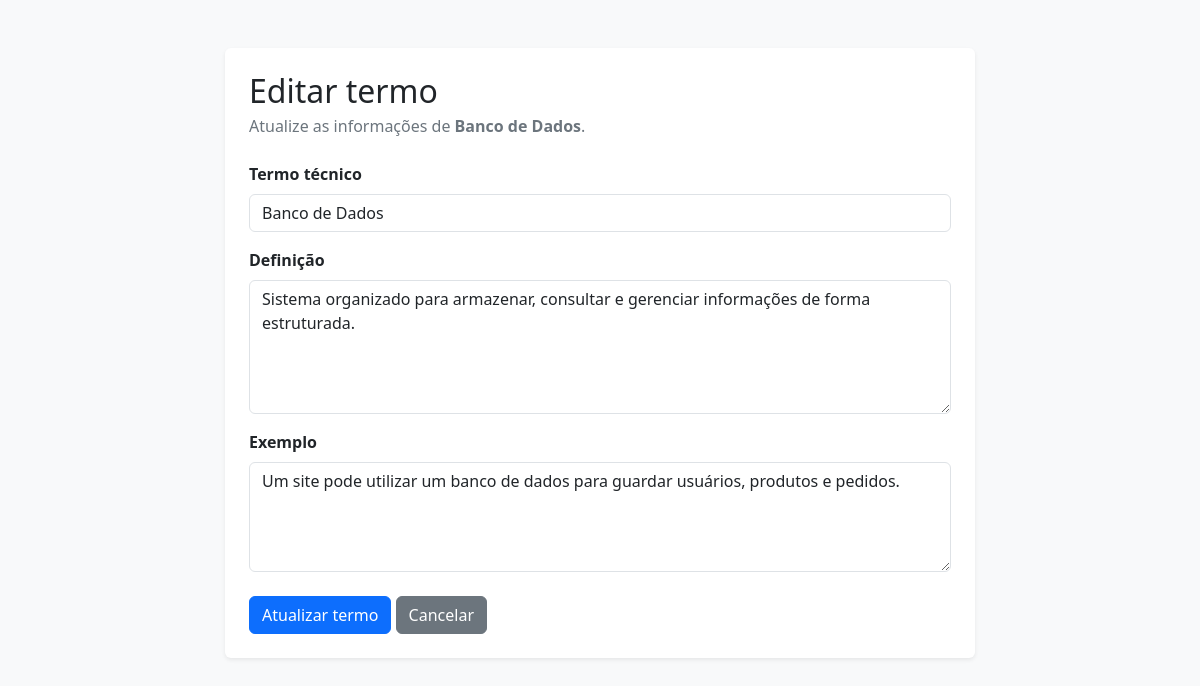
The page /editar.php?id=2 on the database its author committed.
### tables this page shows
CREATE TABLE termos (
    id INT NOT NULL AUTO_INCREMENT,
    termo VARCHAR(100) NOT NULL,
    definicao TEXT NOT NULL,
    exemplo TEXT NOT NULL,
    PRIMARY KEY (id)
);

### editar.php (the view, shortened to what this page needs)
<?php
require_once 'conexao.php';
$id = filter_input(INPUT_GET, 'id', FILTER_VALIDATE_INT);
$stmt = $pdo->prepare("SELECT * FROM termos WHERE id = ?");
$stmt->execute([$id]);
$termoAtual = $stmt->fetch(PDO::FETCH_ASSOC);
?>
<!DOCTYPE html>
<html lang="pt-BR">
<head>
    <link href="https://cdn.jsdelivr.net/npm/bootstrap@5.3.0/dist/css/bootstrap.min.css" rel="stylesheet">
</head>
<body class="bg-light">
<div class="container py-5">
    <div class="card shadow-sm border-0 p-4 mx-auto" style="max-width: 750px;">
        <h2 class="mb-1">Editar termo</h2>
        <p class="text-secondary mb-4">
            Atualize as informações de <strong><?= htmlspecialchars($termoAtual['termo']) ?></strong>.
        </p>
        <form method="POST" action="">
            <div class="mb-3">
                <label for="termo" class="form-label fw-semibold">Termo técnico</label>
                <input
                    type="text"
                    id="termo"
                    name="termo"
                    class="form-control"
                    value="<?= htmlspecialchars($termoAtual['termo']) ?>"
                    required
                    maxlength="100"
                >
            </div>
            <div class="mb-3">
                <label for="definicao" class="form-label fw-semibold">Definição</label>
                <textarea
                    id="definicao"
                    name="definicao"
                    class="form-control"
                    rows="5"
                    required
                ><?= htmlspecialchars($termoAtual['definicao']) ?></textarea>
            </div>
            <div class="mb-4">
                <label for="exemplo" class="form-label fw-semibold">Exemplo</label>
                <textarea
                    id="exemplo"
                    name="exemplo"
                    class="form-control"
                    rows="4"
                    required
                ><?= htmlspecialchars($termoAtual['exemplo']) ?></textarea>
            </div>
            <button type="submit" class="btn btn-primary">
                Atualizar termo
            </button>
            <a href="index.php" class="btn btn-secondary">
                Cancelar
            </a>
        </form>
    </div>
</div>
</body>
</html>

### rows shown on the page
termos: termo "Banco de Dados", definicao "Sistema organizado para armazenar, consultar e gerenciar informações de forma estruturada.", exemplo "Um site pode utilizar um banco de dados para guardar usuários, produtos e pedidos."
